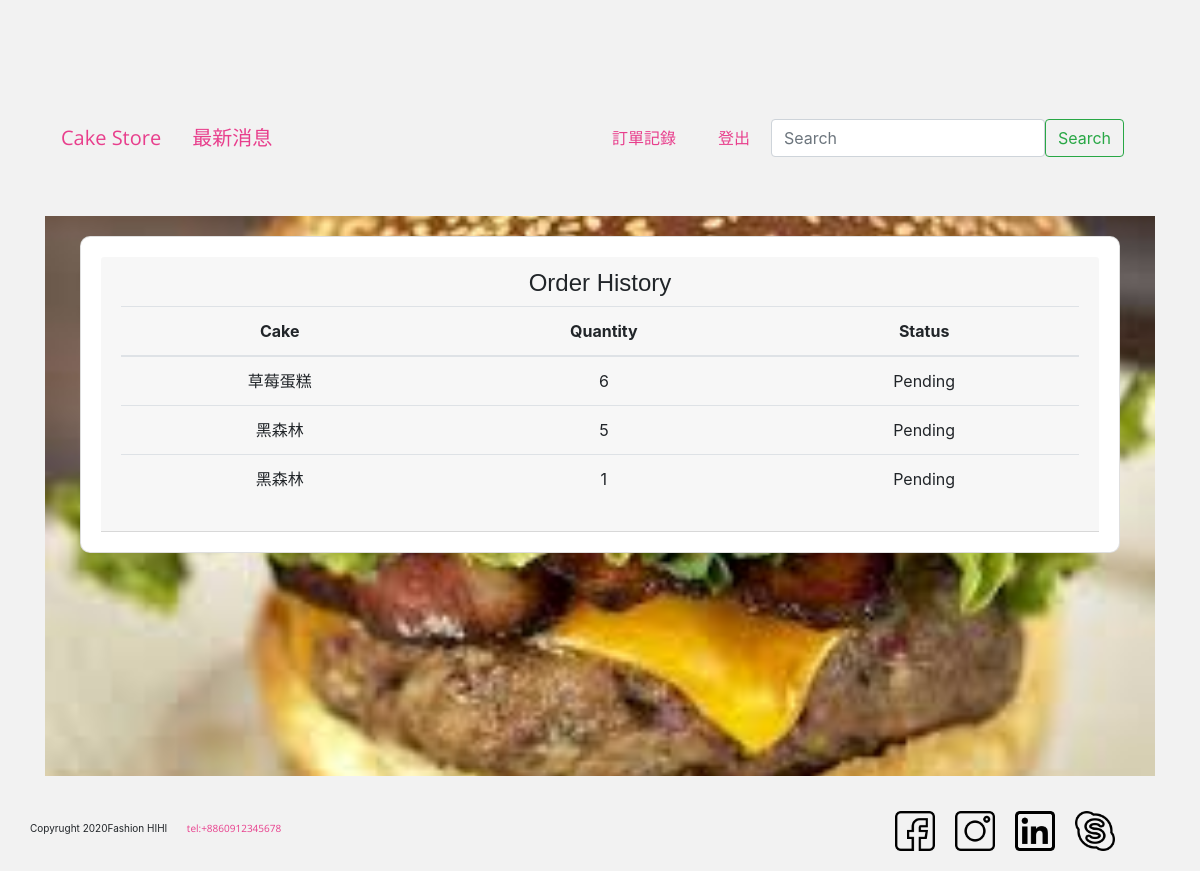
Screenshot of /order_history/ (signed in) with the database file from the repository.
### shop/models.py (models this page shows, shortened)
class Order(models.Model):
    user = models.ForeignKey(User, on_delete=models.CASCADE)
    cake = models.ForeignKey(Cake, on_delete=models.CASCADE)
    quantity = models.PositiveIntegerField()
    status = models.CharField(max_length=10, default='Pending')
    created_at = models.DateTimeField(auto_now_add=True) #確認新增自段

class Cake(models.Model):
    name = models.CharField(max_length=100)
    price = models.DecimalField(max_digits=5, decimal_places=2)
    image = models.ImageField(upload_to='cakes/')

### shop/views.py (the view)
# urls.py: path('order_history/', views.order_history, name='order_history'),
@login_required(login_url='/login/')
def order_history(request):
    orders = Order.objects.filter(user=request.user)
    return render(request,'shop/order_history.html', {'orders': orders})

### shop/templates/shop/order_history.html (shortened to what this page needs)
{% extends 'shop/header.html' %}
{% block content %}
<div class="container register-container">
    <div class="row justify-content-center">
        <div class="col-md-12">
            <div class="card">
                <div class="card-header text-center">
                    <h4>Order History</h4>
                    <table class="table">
                        <thead>
                            <tr>
                                <th>Cake</th>
                                <th>Quantity</th>
                                <th>Status</th>
                            </tr>
                        </thead>
                        <tbody>
                            {% for order in orders %}
                            <tr>
                                <td>{{ order.cake.name }}</td>
                                <td>{{ order.quantity }}</td>
                                <td>{{ order.status }}</td>
                            </tr>
                            {% endfor %}
                        </tbody>
                    </table>
                </div>
            </div>
            </div>
        </div>
    </div>
</div>
{% endblock %}

### static/css/style.css (style rules this page uses)
h1,h2,h3,h4,h5,h6 { font-family: 'Noto Sans TC', sans-serif; }
.container .row { background: url('./static/img/04.jpg'); background-size: cover; background-repeat: no-repeat; background-position: 50%; height: 70vh; margin-bottom: 0px; }

### static/css/basic.css (style rules this page uses)
:root { --black: #000000ff; --grey:#545454ff; --silver:#6f6f6fff; --spanish:#999999FF; --gainsboro:#e0e0e0ff; --white:#ffffffff; --pink: #F18AB8ff; --mimi: #F9CDDEff; --piggy: #FAE4EEff; --red: #FF0000ff; --empty:#ffffff00; --info: #2F80EDff; --success: #27AE60ff; --error: #EB5757ff; --warning: #E2B93Bff; --h1:30px; --h2:26px; --h3:24px; --h4:22px; --h5:20px; --h6:18px; --normal:16px; --small:14px; --mini:12px; --spacing1:8px; --spacing2:16px; --spacing3:24px; --spacing4:32px; --spacing5:40px; --spacing6:56px; --spacing7:72px; --spacing8:80px; --spacing9:96px; --spacing10:120px; --size_normal:10px; --size_basic:0.1; }
html,body { font-family: "Nanum Gothic","微軟正黑體","sans-serif"; color: var(--grey,#545454ff); height: 100%; font-size: var(--normal); }
h4 { font-size: var(--h4, 22px); font-weight: 400; line-height: calc(var(--size_basic, 0.1)*20); }

### static/css/style1.css (style rules this page uses)
.card { background-color: var(--white); padding: 20px; margin: 20px; }
.container { position: relative; cursor: pointer; }

### static/css/styles.css (style rules this page uses)
body { padding-top: 60px; }

### shop/templates/shop/header.html (style rules this page uses)
.container { margin-top: 50px; }

### shop/templates/shop/order_history.html (style rules this page uses)
body { background-color: #f2f2f2; }
.register-container { margin-top: 50px; }
.card { border-radius: 10px; }

### rows the page displays
Order: cake.name "草莓蛋糕", quantity "6", status "Pending"
Order: cake.name "黑森林", quantity "5", status "Pending"
Order: cake.name "黑森林", quantity "1", status "Pending"
